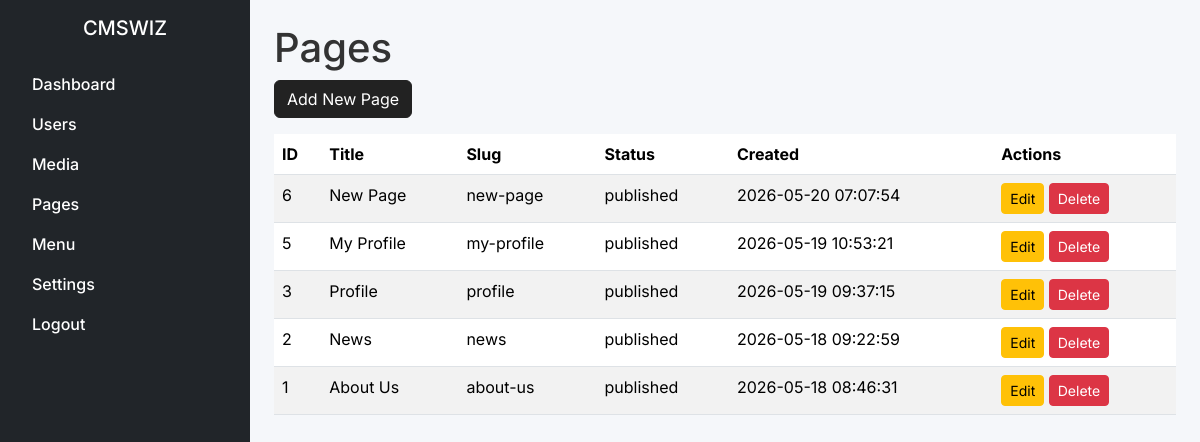
Screenshot of /admin/pages.php (signed in) with the database file from the repository.
### tables this page shows
CREATE TABLE `pages` (
  `id` int(11) NOT NULL,
  `title` varchar(255) NOT NULL,
  `slug` varchar(255) NOT NULL,
  `content` text DEFAULT NULL,
  `image` varchar(255) DEFAULT NULL,
  `status` enum('draft','published') DEFAULT 'published',
  `created_at` timestamp NOT NULL DEFAULT current_timestamp()
);

### functions/db.php (called while the page is built, shortened)
<?php
function db_selectAll($table, $where = [], $order='', $columns = '*'){
    global $conn;
    $sql = "SELECT {$columns} FROM {$table}";
    if($order) $sql .= " ORDER BY {$order}";
    $stmt  = $conn->prepare($sql);
    $stmt->execute();
    return $stmt->get_result()->fetch_all(MYSQLI_ASSOC);
}
?>

### admin/pages.php (the view, shortened to what this page needs)
<?php
include '../templates/admin_header.php';
$pages = db_selectAll('pages', [], 'created_at DESC');
?>
<h1>Pages</h1>
<a href="page_add.php" class="btn btn-primary mb-3">Add New Page</a>
<table class="table table-striped">
    <thead>
        <tr>
        <th>ID</th>
        <th>Title</th>
        <th>Slug</th>
        <th>Status</th>
        <th>Created</th>
        <th>Actions</th>
        </tr>
    </thead>
    <tbody>
        <?php foreach($pages as $page): ?>
            <tr>
                <td><?= $page['id'] ?></td>
                <td><?= htmlspecialchars($page['title']) ?></td>
                <td><?= $page['slug'] ?></td>
                <td><?= $page['status'] ?></td>
                <td><?= $page['created_at'] ?></td>
                <td>
                    <a href="page_edit.php?id=<?= $page['id'] ?>"class="btn btn-sm btn-warning">Edit</a>
                    <form method="POST" style="display:inline">
                        <button type="submit" class="btn btn-sm btn-danger" onclick="return confirm('Delete?')">Delete</button>
                    </form>
                </td>
            </tr>
            <?php endforeach; ?>
    </tbody>
</table>
<?php include '../templates/admin_footer.php' ?>

### assets/css/style.css (style rules this page uses)
body { font-family: 'Inter', Tahoma, Geneva, Verdana, sans-serif; background: #f5f7fa; color: #333; min-height: 100vh; display: flex; flex-direction: column; }
.btn-primary { background-color: #222; border-color: #222; }

### rows the page displays
pages: id "6", title "New Page", slug "new-page", status "published", created_at "2026-05-20 07:07:54"
pages: id "5", title "My Profile", slug "my-profile", status "published", created_at "2026-05-19 10:53:21"
pages: id "3", title "Profile", slug "profile", status "published", created_at "2026-05-19 09:37:15"
pages: id "2", title "News", slug "news", status "published", created_at "2026-05-18 09:22:59"
pages: id "1", title "About Us", slug "about-us", status "published", created_at "2026-05-18 08:46:31"

### other values shown
$site_settings['site_name'] "CMSWIZ"
